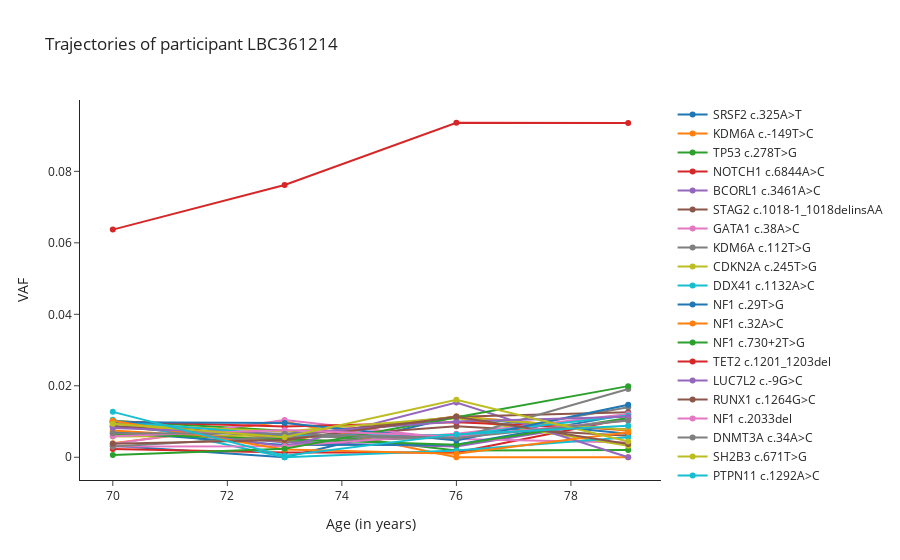

Source (notebook cell):
### Markdown cell above
# Plotting data

We have created several plot functions to explore the data in the cohort.

## Longitudinal trajectories

### Profile of participants

The participant class comes with a **profile** method to plot its genetic longitudinal profile.

### Code cell
lbc[-3].profile(germline=False)   # germline filters trajectories with germline status = True

### Figure 1 — Plotly figure (JSON) as saved in the notebook; plotly's stock layout.template omitted (floating-point values rounded to 4 significant figures)
{"data": [{"mode": "lines+markers", "name": "SRSF2 c.325A>T", "type": "scatter", "x": [70, 73, 76, 79], "y": [0.0032, 0, 0.0113, 0.0066]}, {"mode": "lines+markers", "name": "KDM6A c.-149T>C", "type": "scatter", "x": [70, 73, 76, 79], "y": [0.0039, 0.01, 0, 0]}, {"mode": "lines+markers", "name": "TP53 c.278T>G", "type": "scatter", "x": [70, 73, 76, 79], "y": [0.0102, 0.0074, 0.0019, 0.002]}, {"mode": "lines+markers", "name": "NOTCH1 c.6844A>C", "type": "scatter", "x": [70, 73, 76, 79], "y": [0.0023, 0.0013, 0.0013, 0.0109]}, {"mode": "lines+markers", "name": "BCORL1 c.3461A>C", "type": "scatter", "x": [70, 73, 76, 79], "y": [0.0088, 0.0041, 0.003, 0.0108]}, {"mode": "lines+markers", "name": "STAG2 c.1018-1_1018delinsAA", "type": "scatter", "x": [70, 73, 76, 79], "y": [0.01, 0.0052, 0.0087, 0.006]}, {"mode": "lines+markers", "name": "GATA1 c.38A>C", "type": "scatter", "x": [70, 73, 76, 79], "y": [0.0038, 0.0104, 0.0051, 0.0041]}, {"mode": "lines+markers", "name": "KDM6A c.112T>G", "type": "scatter", "x": [70, 73, 76, 79], "y": [0.0087, 0.0044, 0.0055, 0.014]}, {"mode": "lines+markers", "name": "CDKN2A c.245T>G", "type": "scatter", "x": [70, 73, 76, 79], "y": [0.0058, 0.0061, 0.0109, 0.0032]}, {"mode": "lines+markers", "name": "DDX41 c.1132A>C", "type": "scatter", "x": [70, 73, 76, 79], "y": [0.0105, 0, 0.0019, 0.0056]}, {"mode": "lines+markers", "name": "NF1 c.29T>G", "type": "scatter", "x": [70, 73, 76, 79], "y": [0.0071, 0.0034, 0.0035, 0.012]}, {"mode": "lines+markers", "name": "NF1 c.32A>C", "type": "scatter", "x": [70, 73, 76, 79], "y": [0.0075, 0.0046, 0.0115, 0.0074]}, {"mode": "lines+markers", "name": "NF1 c.730+2T>G", "type": "scatter", "x": [70, 73, 76, 79], "y": [0.0065, 0.0051, 0.0035, 0.011]}, {"mode": "lines+markers", "name": "TET2 c.1201_1203del", "type": "scatter", "x": [70, 73, 76, 79], "y": [0.01, 0.0086, 0.0098, 0.0078]}, {"mode": "lines+markers", "name": "LUC7L2 c.-9G>C", "type": "scatter", "x": [70, 73, 76, 79], "y": [0.0096, 0.003, 0.0153, 0]}, {"mode": "lines+markers", "name": "RUNX1 c.1264G>C", "type": "scatter", "x": [70, 73, 76, 79], "y": [0.0087, 0.0059, 0.0113, 0.0126]}, {"mode": "lines+markers", "name": "NF1 c.2033del", "type": "scatter", "x": [70, 73, 76, 79], "y": [0.003, 0.0031, 0.0066, 0.0121]}, {"mode": "lines+markers", "name": "DNMT3A c.34A>C", "type": "scatter", "x": [70, 73, 76, 79], "y": [0.003, 0.0058, 0.0053, 0.0191]}, {"mode": "lines+markers", "name": "SH2B3 c.671T>G", "type": "scatter", "x": [70, 73, 76, 79], "y": [0.0093, 0.0072, 0.0112, 0.0077]}, {"mode": "lines+markers", "name": "PTPN11 c.1292A>C", "type": "scatter", "x": [70, 73, 76, 79], "y": [0.0101, 0.0062, 0.0062, 0.0117]}, {"mode": "lines+markers", "name": "SH2B3 c.1283A>C", "type": "scatter", "x": [70, 73, 76, 79], "y": [0.0098, 0.0096, 0.0047, 0.0147]}, {"mode": "lines+markers", "name": "BCORL1 c.707T>C", "type": "scatter", "x": [70, 73, 76, 79], "y": [0.0102, 0.0022, 0.001, 0.007]}, {"mode": "lines+markers", "name": "TP53 c.818G>A", "type": "scatter", "x": [70, 73, 76, 79], "y": [0.0006, 0.0024, 0.0112, 0.0199]}, {"mode": "lines+markers", "name": "DNMT3A c.2206C>T", "type": "scatter", "x": [70, 73, 76, 79], "y": [0.0637, 0.0762, 0.0936, 0.0935]}, {"mode": "lines+markers", "name": "LUC7L2 c.62-4623del", "type": "scatter", "x": [70, 73, 76, 79], "y": [0.0082, 0.0065, 0.01, 0.0113]}, {"mode": "lines+markers", "name": "BCORL1 c.4846T>C", "type": "scatter", "x": [70, 73, 76, 79], "y": [0.0038, 0.0048, 0.0113, 0.0037]}, {"mode": "lines+markers", "name": "SH2B3 c.76T>G", "type": "scatter", "x": [70, 73, 76, 79], "y": [0.0059, 0.0076, 0.0058, 0.0103]}, {"mode": "lines+markers", "name": "FBXW7 c.1784T>G", "type": "scatter", "x": [70, 73, 76, 79], "y": [0.0067, 0.0066, 0.0054, 0.0103]}, {"mode": "lines+markers", "name": "WT1 c.271_273del", "type": "scatter", "x": [70, 73, 76, 79], "y": [0.0094, 0.0056, 0.0161, 0.0044]}, {"mode": "lines+markers", "name": "CEBPA c.545A>C", "type": "scatter", "x": [70, 73, 76, 79], "y": [0.0127, 0.0004, 0.0064, 0.0088]}], "layout": {"title": {"text": "Trajectories of participant LBC361214"}, "xaxis": {"title": {"text": "Age (in years)"}}, "yaxis": {"title": {"text": "VAF"}}}}
